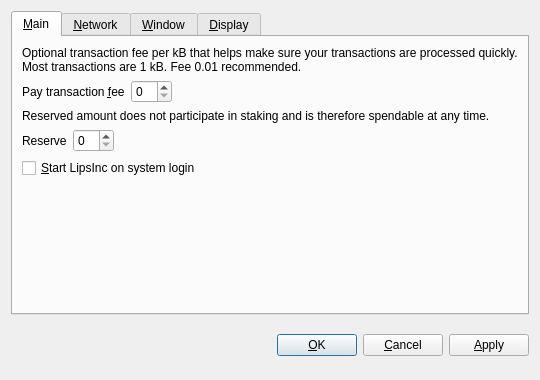
<?xml version="1.0" encoding="UTF-8"?>
<ui version="4.0">
 <class>OptionsDialog</class>
 <widget class="QDialog" name="OptionsDialog">
  <property name="geometry">
   <rect>
    <x>0</x>
    <y>0</y>
    <width>540</width>
    <height>380</height>
   </rect>
  </property>
  <property name="windowTitle">
   <string>Options</string>
  </property>
  <property name="modal">
   <bool>true</bool>
  </property>
  <layout class="QVBoxLayout" name="verticalLayout">
   <item>
    <widget class="QTabWidget" name="tabWidget">
     <property name="tabPosition">
      <enum>QTabWidget::North</enum>
     </property>
     <property name="currentIndex">
      <number>0</number>
     </property>
     <widget class="QWidget" name="tabMain">
      <attribute name="title">
       <string>&amp;Main</string>
      </attribute>
      <layout class="QVBoxLayout" name="verticalLayout_Main">
       <item>
        <widget class="QLabel" name="transactionFeeInfoLabel">
         <property name="text">
          <string>Optional transaction fee per kB that helps make sure your transactions are processed quickly. Most transactions are 1 kB. Fee 0.01 recommended.</string>
         </property>
         <property name="textFormat">
          <enum>Qt::PlainText</enum>
         </property>
         <property name="wordWrap">
          <bool>true</bool>
         </property>
        </widget>
       </item>
       <item>
        <layout class="QHBoxLayout" name="horizontalLayoutFee">
         <item>
          <widget class="QLabel" name="transactionFeeLabel">
           <property name="text">
            <string>Pay transaction &amp;fee</string>
           </property>
           <property name="textFormat">
            <enum>Qt::PlainText</enum>
           </property>
           <property name="buddy">
            <cstring>transactionFee</cstring>
           </property>
          </widget>
         </item>
         <item>
          <widget class="BitcoinAmountField" name="transactionFee"/>
         </item>
         <item>
          <spacer name="horizontalSpacerFee">
           <property name="orientation">
            <enum>Qt::Horizontal</enum>
           </property>
           <property name="sizeHint" stdset="0">
            <size>
             <width>40</width>
             <height>20</height>
            </size>
           </property>
          </spacer>
         </item>
        </layout>
       </item>
       <item>
        <widget class="QLabel" name="reserveBalanceInfoLabel">
         <property name="text">
          <string>Reserved amount does not participate in staking and is therefore spendable at any time.</string>
         </property>
         <property name="textFormat">
          <enum>Qt::PlainText</enum>
         </property>
         <property name="wordWrap">
          <bool>true</bool>
         </property>
        </widget>
       </item>
       <item>
        <layout class="QHBoxLayout" name="horizontalLayoutReserveBalance">
         <item>
          <widget class="QLabel" name="reserveBalanceLabel">
           <property name="text">
            <string>Reserve</string>
           </property>
           <property name="textFormat">
            <enum>Qt::PlainText</enum>
           </property>
           <property name="buddy">
            <cstring>reserveBalance</cstring>
           </property>
          </widget>
         </item>
         <item>
          <widget class="BitcoinAmountField" name="reserveBalance"/>
         </item>
         <item>
          <spacer name="horizontalSpacerReserveBalance">
           <property name="orientation">
            <enum>Qt::Horizontal</enum>
           </property>
           <property name="sizeHint" stdset="0">
            <size>
             <width>40</width>
             <height>20</height>
            </size>
           </property>
          </spacer>
         </item>
        </layout>
       </item>
       <item>
        <widget class="QCheckBox" name="bitcoinAtStartup">
         <property name="toolTip">
          <string>Automatically start LipsInc after logging in to the system.</string>
         </property>
         <property name="text">
          <string>&amp;Start LipsInc on system login</string>
         </property>
        </widget>
       </item>
       <item>
        <spacer name="verticalSpacer_Main">
         <property name="orientation">
          <enum>Qt::Vertical</enum>
         </property>
         <property name="sizeHint" stdset="0">
          <size>
           <width>20</width>
           <height>40</height>
          </size>
         </property>
        </spacer>
       </item>
      </layout>
     </widget>
     <widget class="QWidget" name="tabNetwork">
      <attribute name="title">
       <string>&amp;Network</string>
      </attribute>
      <layout class="QVBoxLayout" name="verticalLayout_Network">
       <item>
        <widget class="QCheckBox" name="mapPortUpnp">
         <property name="toolTip">
          <string>Automatically open the LipsInc client port on the router. This only works when your router supports UPnP and it is enabled.</string>
         </property>
         <property name="text">
          <string>Map port using &amp;UPnP</string>
         </property>
        </widget>
       </item>
       <item>
        <widget class="QCheckBox" name="connectSocks">
         <property name="toolTip">
          <string>Connect to the LipsInc network through a SOCKS5 proxy (e.g. when connecting through Tor).</string>
         </property>
         <property name="text">
          <string>&amp;Connect through SOCKS5 proxy:</string>
         </property>
        </widget>
       </item>
       <item>
        <layout class="QHBoxLayout" name="horizontalLayout_Network">
         <item>
          <widget class="QLabel" name="proxyIpLabel">
           <property name="text">
            <string>Proxy &amp;IP:</string>
           </property>
           <property name="textFormat">
            <enum>Qt::PlainText</enum>
           </property>
           <property name="buddy">
            <cstring>proxyIp</cstring>
           </property>
          </widget>
         </item>
         <item>
          <widget class="QValidatedLineEdit" name="proxyIp">
           <property name="maximumSize">
            <size>
             <width>140</width>
             <height>16777215</height>
            </size>
           </property>
           <property name="toolTip">
            <string>IP address of the proxy (e.g. 127.0.0.1)</string>
           </property>
          </widget>
         </item>
         <item>
          <widget class="QLabel" name="proxyPortLabel">
           <property name="text">
            <string>&amp;Port:</string>
           </property>
           <property name="textFormat">
            <enum>Qt::PlainText</enum>
           </property>
           <property name="buddy">
            <cstring>proxyPort</cstring>
           </property>
          </widget>
         </item>
         <item>
          <widget class="QLineEdit" name="proxyPort">
           <property name="maximumSize">
            <size>
             <width>55</width>
             <height>16777215</height>
            </size>
           </property>
           <property name="toolTip">
            <string>Port of the proxy (e.g. 9050)</string>
           </property>
          </widget>
         </item>
         <item>
          <spacer name="horizontalSpacer_Network">
           <property name="orientation">
            <enum>Qt::Horizontal</enum>
           </property>
           <property name="sizeHint" stdset="0">
            <size>
             <width>40</width>
             <height>20</height>
            </size>
           </property>
          </spacer>
         </item>
        </layout>
       </item>
       <item>
        <spacer name="verticalSpacer_Network">
         <property name="orientation">
          <enum>Qt::Vertical</enum>
         </property>
         <property name="sizeHint" stdset="0">
          <size>
           <width>20</width>
           <height>40</height>
          </size>
         </property>
        </spacer>
       </item>
      </layout>
     </widget>
     <widget class="QWidget" name="tabWindow">
      <attribute name="title">
       <string>&amp;Window</string>
      </attribute>
      <layout class="QVBoxLayout" name="verticalLayout_Window">
       <item>
        <widget class="QCheckBox" name="minimizeToTray">
         <property name="toolTip">
          <string>Show only a tray icon after minimizing the window.</string>
         </property>
         <property name="text">
          <string>&amp;Minimize to the tray instead of the taskbar</string>
         </property>
        </widget>
       </item>
       <item>
        <widget class="QCheckBox" name="minimizeOnClose">
         <property name="toolTip">
          <string>Minimize instead of exit the application when the window is closed. When this option is enabled, the application will be closed only after selecting Quit in the menu.</string>
         </property>
         <property name="text">
          <string>M&amp;inimize on close</string>
         </property>
        </widget>
       </item>
       <item>
        <spacer name="verticalSpacer_Window">
         <property name="orientation">
          <enum>Qt::Vertical</enum>
         </property>
         <property name="sizeHint" stdset="0">
          <size>
           <width>20</width>
           <height>40</height>
          </size>
         </property>
        </spacer>
       </item>
      </layout>
     </widget>
     <widget class="QWidget" name="tabDisplay">
      <attribute name="title">
       <string>&amp;Display</string>
      </attribute>
      <layout class="QVBoxLayout" name="verticalLayout_Display">
       <item>
        <layout class="QHBoxLayout" name="horizontalLayout_1_Display">
         <item>
          <widget class="QLabel" name="langLabel">
           <property name="text">
            <string>User Interface &amp;language:</string>
           </property>
           <property name="textFormat">
            <enum>Qt::PlainText</enum>
           </property>
           <property name="buddy">
            <cstring>lang</cstring>
           </property>
          </widget>
         </item>
         <item>
          <widget class="QValueComboBox" name="lang">
           <property name="toolTip">
            <string>The user interface language can be set here. This setting will take effect after restarting LipsInc.</string>
           </property>
          </widget>
         </item>
        </layout>
       </item>
       <item>
        <layout class="QHBoxLayout" name="horizontalLayout_2_Display">
         <item>
          <widget class="QLabel" name="unitLabel">
           <property name="text">
            <string>&amp;Unit to show amounts in:</string>
           </property>
           <property name="textFormat">
            <enum>Qt::PlainText</enum>
           </property>
           <property name="buddy">
            <cstring>unit</cstring>
           </property>
          </widget>
         </item>
         <item>
          <widget class="QValueComboBox" name="unit">
           <property name="toolTip">
            <string>Choose the default subdivision unit to show in the interface and when sending coins.</string>
           </property>
          </widget>
         </item>
        </layout>
       </item>
       <item>
        <widget class="QCheckBox" name="coinControlFeatures">
         <property name="toolTip">
          <string>Whether to show coin control features or not.</string>
         </property>
         <property name="text">
          <string>Display coin &amp;control features (experts only!)</string>
         </property>
        </widget>
       </item>
       <item>
        <widget class="QCheckBox" name="minimizeCoinAge">
         <property name="toolTip">
          <string>Whether to select the coin outputs randomly or with minimal coin age.</string>
         </property>
         <property name="text">
          <string>Minimize weight consumption (experimental)</string>
         </property>
        </widget>
       </item>
       <item>
        <spacer name="verticalSpacer_Display">
         <property name="orientation">
          <enum>Qt::Vertical</enum>
         </property>
         <property name="sizeHint" stdset="0">
          <size>
           <width>20</width>
           <height>40</height>
          </size>
         </property>
        </spacer>
       </item>
      </layout>
     </widget>
    </widget>
   </item>
   <item>
    <layout class="QHBoxLayout" name="horizontalLayout_Buttons">
     <item>
      <spacer name="horizontalSpacer_1">
       <property name="orientation">
        <enum>Qt::Horizontal</enum>
       </property>
       <property name="sizeHint" stdset="0">
        <size>
         <width>40</width>
         <height>48</height>
        </size>
       </property>
      </spacer>
     </item>
     <item>
      <widget class="QLabel" name="statusLabel">
       <property name="font">
        <font>
         <weight>75</weight>
         <bold>true</bold>
        </font>
       </property>
       <property name="text">
        <string/>
       </property>
       <property name="textFormat">
        <enum>Qt::PlainText</enum>
       </property>
       <property name="wordWrap">
        <bool>true</bool>
       </property>
      </widget>
     </item>
     <item>
      <spacer name="horizontalSpacer_2">
       <property name="orientation">
        <enum>Qt::Horizontal</enum>
       </property>
       <property name="sizeHint" stdset="0">
        <size>
         <width>40</width>
         <height>48</height>
        </size>
       </property>
      </spacer>
     </item>
     <item>
      <widget class="QPushButton" name="okButton">
       <property name="text">
        <string>&amp;OK</string>
       </property>
      </widget>
     </item>
     <item>
      <widget class="QPushButton" name="cancelButton">
       <property name="text">
        <string>&amp;Cancel</string>
       </property>
       <property name="autoDefault">
        <bool>false</bool>
       </property>
      </widget>
     </item>
     <item>
      <widget class="QPushButton" name="applyButton">
       <property name="text">
        <string>&amp;Apply</string>
       </property>
       <property name="autoDefault">
        <bool>false</bool>
       </property>
      </widget>
     </item>
    </layout>
   </item>
  </layout>
 </widget>
 <customwidgets>
  <customwidget>
   <class>QValidatedLineEdit</class>
   <extends>QLineEdit</extends>
   <header>qvalidatedlineedit.h</header>
  </customwidget>
  <customwidget>
   <class>BitcoinAmountField</class>
   <extends>QSpinBox</extends>
   <header>bitcoinamountfield.h</header>
  </customwidget>
  <customwidget>
   <class>QValueComboBox</class>
   <extends>QComboBox</extends>
   <header>qvaluecombobox.h</header>
  </customwidget>
 </customwidgets>
 <resources/>
 <connections/>
</ui>
